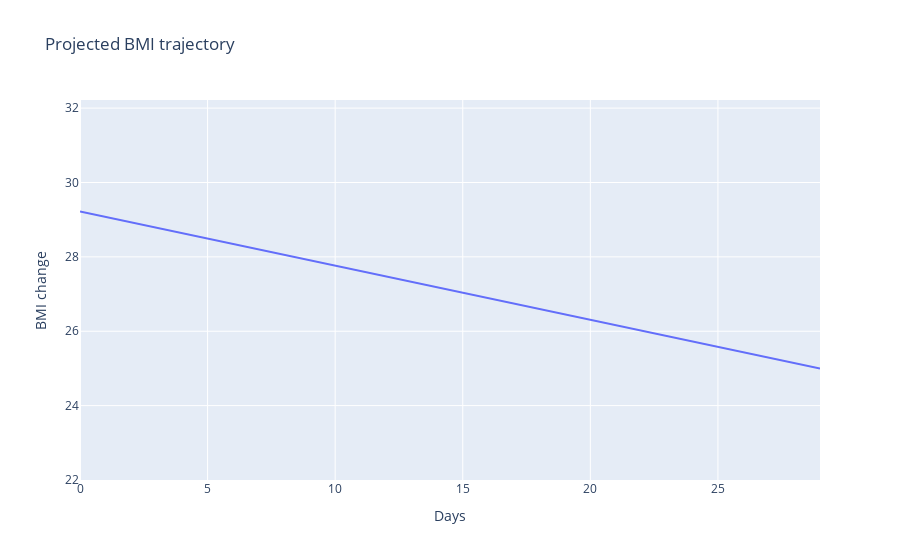

The code cell stored with this chart in its notebook:
### Code cell
# Weight 100kg, height 1.85 meters, BMI goal 25, 30 days to reach goal, return plot of Projected BMI trajectory. 
project_bmi(100, 1.85, 25, 30, return_graph=True)

### Figure 1 — Plotly figure (JSON) as saved in the notebook; plotly's stock layout.template omitted (floating-point values rounded to 4 significant figures)
{"data": [{"hovertemplate": "Days=%{x}<br>BMI change=%{y}<extra></extra>", "legendgroup": "", "line": {"color": "#636efa", "dash": "solid"}, "marker": {"symbol": "circle"}, "mode": "lines", "name": "", "orientation": "v", "showlegend": false, "type": "scatter", "x": [0, 1, 2, 3, 4, 5, 6, 7, 8, 9, 10, 11, 12, 13, 14, 15, 16, 17, 18, 19, 20, 21, 22, 23, 24, 25, 26, 27, 28, 29], "xaxis": "x", "y": [29.22, 29.07, 28.93, 28.78, 28.64, 28.49, 28.35, 28.2, 28.05, 27.91, 27.76, 27.62, 27.47, 27.33, 27.18, 27.04, 26.89, 26.75, 26.6, 26.45, 26.31, 26.16, 26.02, 25.87, 25.73, 25.58, 25.44, 25.29, 25.15, 25], "yaxis": "y"}], "layout": {"legend": {"tracegroupgap": 0}, "title": {"text": "Projected BMI trajectory"}, "xaxis": {"anchor": "y", "domain": [0, 1], "title": {"text": "Days"}}, "yaxis": {"anchor": "x", "domain": [0, 1], "range": [22, 32.22], "title": {"text": "BMI change"}}}}
